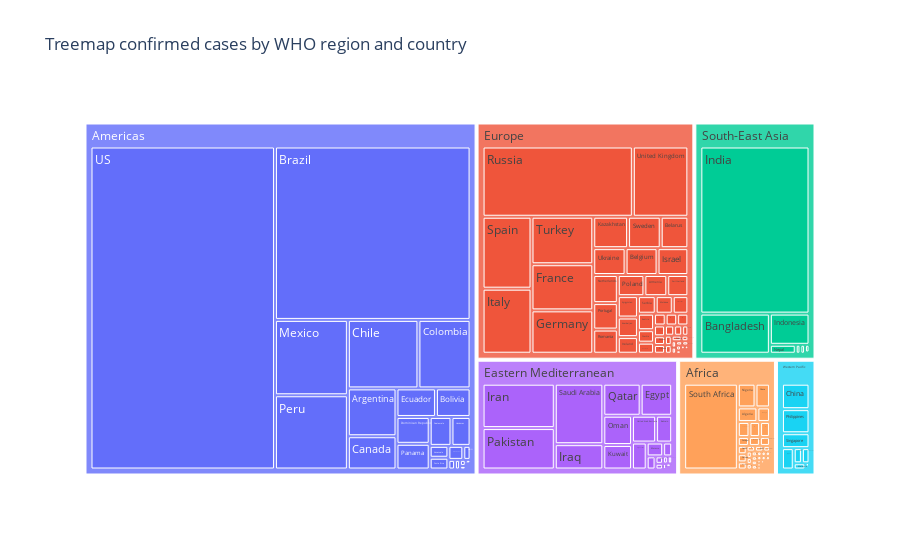

The notebook cell saved with this chart:
### Markdown cell above
8. Treemap of confirmed cases by WHO region and country

### Code cell
px.treemap(df,
           path=['WHO Region','Country/Region'],
          values='Confirmed',
          title='Treemap confirmed cases by WHO region and country')

### Figure 1 — Plotly figure (JSON) as saved in the notebook; plotly's stock layout.template omitted (floating-point values rounded to 4 significant figures; data arrays with more than 128 entries replaced by an {"elided": "..."} marker saying what was removed)
{"data": [{"branchvalues": "total", "domain": {"x": [0, 1], "y": [0, 1]}, "hovertemplate": "labels=%{label}<br>Confirmed=%{value}<br>parent=%{parent}<br>id=%{id}<extra></extra>", "ids": {"elided": "193 str values"}, "labels": {"elided": "193 str values"}, "name": "", "parents": {"elided": "193 str values"}, "type": "treemap", "values": {"elided": "193 int values"}}], "layout": {"autosize": true, "legend": {"tracegroupgap": 0}, "title": {"text": "Treemap confirmed cases by WHO region and country"}}}
